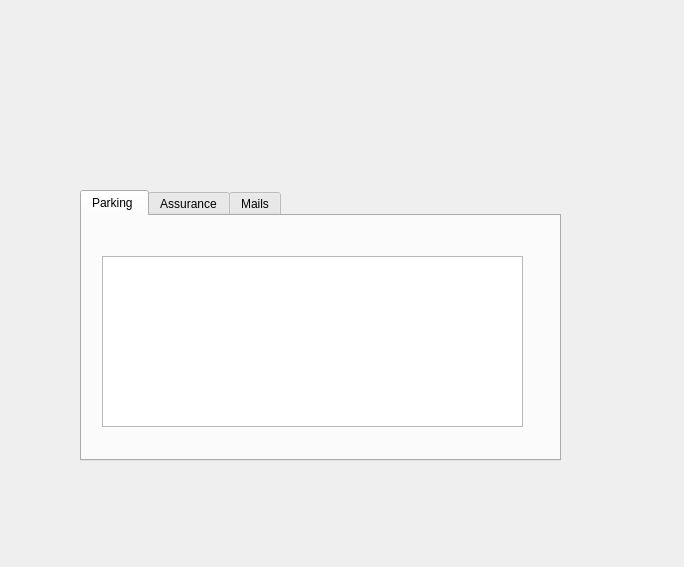
<?xml version="1.0" encoding="UTF-8"?>
<ui version="4.0">
 <class>user</class>
 <widget class="QDialog" name="user">
  <property name="geometry">
   <rect>
    <x>0</x>
    <y>0</y>
    <width>684</width>
    <height>567</height>
   </rect>
  </property>
  <property name="windowTitle">
   <string>Dialog</string>
  </property>
  <widget class="QLabel" name="label">
   <property name="geometry">
    <rect>
     <x>-5</x>
     <y>-5</y>
     <width>711</width>
     <height>631</height>
    </rect>
   </property>
   <property name="styleSheet">
    <string notr="true">border-image: url(:/image/image/smart-parking-man-user-with-smartphone-touch-screen-control-car-driving-park_33099-165.jpg);</string>
   </property>
   <property name="text">
    <string/>
   </property>
  </widget>
  <widget class="QTabWidget" name="tabWidget">
   <property name="geometry">
    <rect>
     <x>80</x>
     <y>190</y>
     <width>481</width>
     <height>271</height>
    </rect>
   </property>
   <property name="currentIndex">
    <number>0</number>
   </property>
   <widget class="QWidget" name="tab">
    <attribute name="title">
     <string>Parking </string>
    </attribute>
    <widget class="QTableView" name="tableView_assurance">
     <property name="geometry">
      <rect>
       <x>20</x>
       <y>40</y>
       <width>421</width>
       <height>171</height>
      </rect>
     </property>
    </widget>
   </widget>
   <widget class="QWidget" name="tab_2">
    <attribute name="title">
     <string>Assurance</string>
    </attribute>
   </widget>
   <widget class="QWidget" name="tab_3">
    <attribute name="title">
     <string>Mails</string>
    </attribute>
   </widget>
  </widget>
 </widget>
 <resources/>
 <connections/>
</ui>
